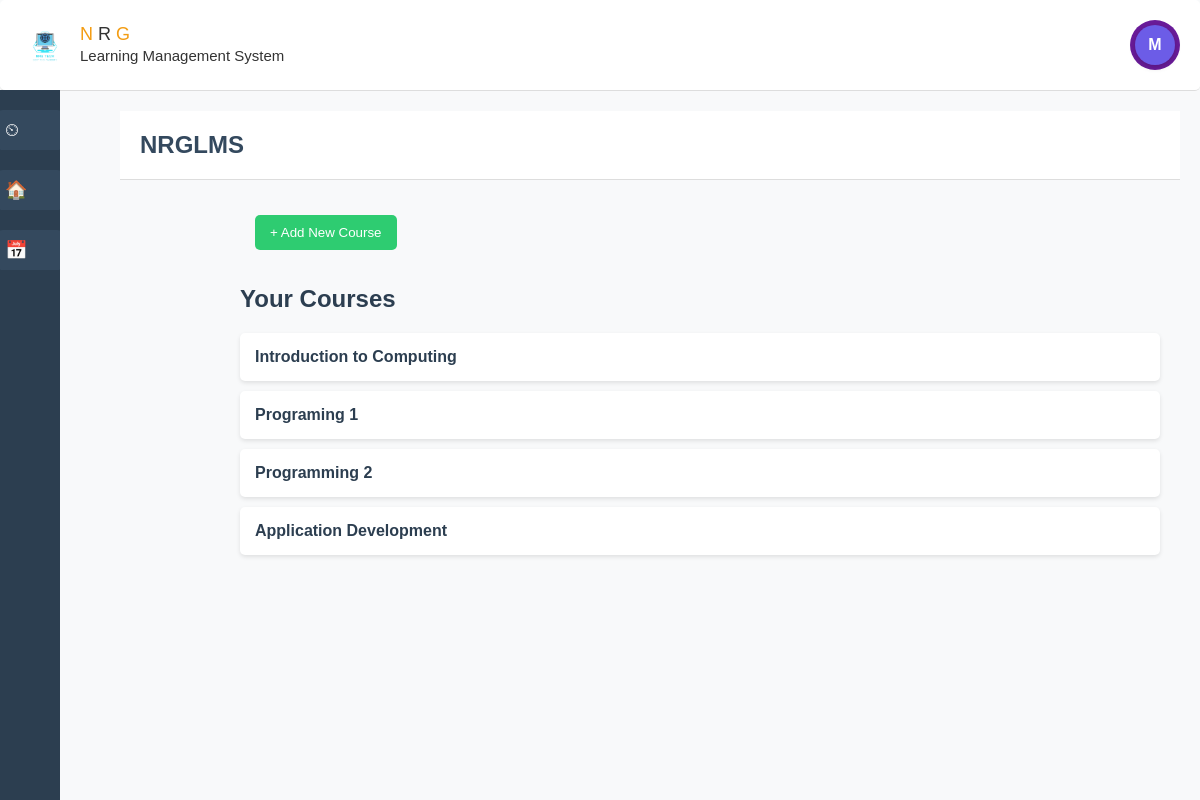
/adminsite.php (signed in), run on the app's committed database.
### tables this page shows
CREATE TABLE `courses` (
  `course_id` int(11) NOT NULL,
  `course_name` varchar(255) NOT NULL,
  `description` text DEFAULT NULL,
  `instructor_id` int(11) DEFAULT NULL,
  `school_year` varchar(20) NOT NULL,
  `course_code` varchar(50) NOT NULL DEFAULT ''
);

### adminsite.php (the view, shortened to what this page needs)
<?php
include('db.php');
$name = $_SESSION['name'] ?? 'Instructor';
$first_letter = strtoupper(substr($name, 0, 1));
?>
<!DOCTYPE html>
<html lang="en">
<head>
    <link rel="stylesheet" href="dashboard/db.css">
</head>
<body>
<header class="header">
    <div class="logo-container">
        <div class="logo">
            <img src="img/log.png" alt="LMS Logo">
            <div class="logo-text">
                <span>N</span> R <span>G</span><br>
                <small>Learning Management System</small>
            </div>
        </div>
    </div>
    <div class="icons">
        <div class="profile">
            <div id="profile-icon" class="profile-icon"><?= $first_letter ?></div>
        </div>
    </div>
</header>
<div class="sidebar">
    <a href="admindb.php">⏲ <span>Admin Dashboard</span></a>
    <a href="adminsite.php">🏠 <span>Site Home</span></a>
    <a href="calendar.php">📅 <span>Calendar</span></a>
</div>
<div class="content">
    <div class="header">
        <h1>NRGLMS</h1>
    </div>
    <div class="content">
        <header>
            <button onclick="location.href='add_course.php'"> + Add New Course</button>
        </header>
        <section>
            <h2>Your Courses</h2>
            <ul id="course-list">
            <?php
$instructor_id = $_SESSION['user_id'] ?? 0;
$sql = "SELECT course_id, course_name FROM courses WHERE instructor_id = ?";
$stmt = $conn->prepare($sql);
$stmt->bind_param("i", $instructor_id);
$stmt->execute();
$result = $stmt->get_result();
if ($result->num_rows > 0) {
    while ($row = $result->fetch_assoc()) {
        echo "<li><a href='course_details.php?id=" . $row["course_id"] . "'>" . $row["course_name"] . "</a></li>";
    }
} else {
    echo "<li>No courses found.</li>";
}
?>
            </ul>
        </section>
    </div>
</body>
</html>

### dashboard/db.css (style rules this page uses)
body { font-family: Arial, sans-serif; margin: 0; padding: 0; background-color: #f8f9fa; }
.logo-container { display: flex; align-items: center; }
.logo { display: flex; align-items: center; }
.logo img { height: 50px; margin-right: 10px; }
.logo-text { font-size: 18px; color: #333; }
.logo-text span { color: #f39c12; }
.icons { display: flex; align-items: center; }
.profile { position: relative; }
.profile-icon { display: flex; align-items: center; justify-content: center; width: 40px; height: 40px; background-color: #6c5ce7; color: #fff; font-weight: bold; font-size: 16px; border-radius: 50%; cursor: pointer; box-shadow: 0 2px 6px rgba(0, 0, 0, 0.2); }
.sidebar { width: 60px; background-color: #2c3e50; position: fixed; top: 90px; bottom: 0; display: flex; flex-direction: column; align-items: center; padding-top: 20px; transition: all 0.3s ease; overflow: hidden; }
.sidebar a { width: 100%; height: 40px; display: flex; justify-content: start; align-items: center; background-color: #34495e; color: white; border-radius: 8px; margin-bottom: 20px; text-decoration: none; font-size: 18px; padding-left: 10px; position: relative; transition: background-color 0.3s ease; }
.content { margin-left: 100px; padding: 20px; transition: margin-left 0.3s ease; }
.header { background-color: #ffffff; padding: 20px; border-bottom: 1px solid #ddd; display: flex; justify-content: space-between; align-items: center; }
.header h1 { font-size: 24px; margin: 0; color: #34495e; }
.header .profile { background-color: #6a1b9a; color: white; border-radius: 50%; width: 50px; height: 50px; display: flex; justify-content: center; align-items: center; font-size: 20px; }

### adminsite.php (style rules this page uses)
header { display: flex; justify-content: space-between; align-items: center; color: white; padding: 15px; border-radius: 5px; }
header button { background: #2ecc71; color: white; border: none; padding: 10px 15px; cursor: pointer; border-radius: 5px; }
h2 { color: #2c3e50; }
#course-list { list-style: none; padding: 0; }
#course-list li { background: white; padding: 15px; margin: 10px 0; border-radius: 5px; box-shadow: 0px 2px 4px rgba(0, 0, 0, 0.1); }
#course-list li a { text-decoration: none; color: #2c3e50; font-weight: bold; }

### data on the page
courses: course_name "Introduction to Computing"
courses: course_name "Programing 1"
courses: course_name "Programming 2"
courses: course_name "Application Development"

### other printed values
$first_letter "M"
